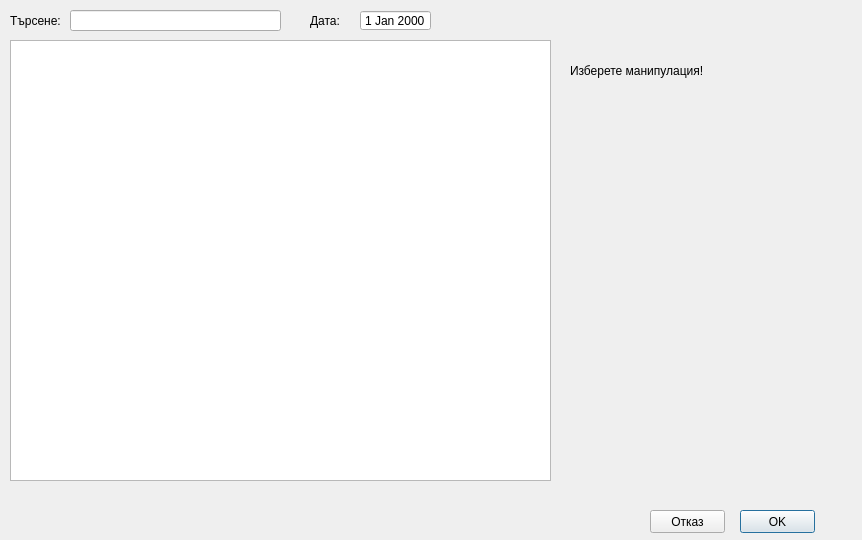
<?xml version="1.0" encoding="UTF-8"?>
<ui version="4.0">
 <class>ProcedureDialog</class>
 <widget class="QDialog" name="ProcedureDialog">
  <property name="geometry">
   <rect>
    <x>0</x>
    <y>0</y>
    <width>862</width>
    <height>540</height>
   </rect>
  </property>
  <property name="minimumSize">
   <size>
    <width>862</width>
    <height>540</height>
   </size>
  </property>
  <property name="maximumSize">
   <size>
    <width>862</width>
    <height>540</height>
   </size>
  </property>
  <property name="windowTitle">
   <string>ProcedureDialog</string>
  </property>
  <widget class="QTableView" name="tableView">
   <property name="geometry">
    <rect>
     <x>10</x>
     <y>40</y>
     <width>541</width>
     <height>441</height>
    </rect>
   </property>
  </widget>
  <widget class="QPushButton" name="okButton">
   <property name="geometry">
    <rect>
     <x>740</x>
     <y>510</y>
     <width>75</width>
     <height>23</height>
    </rect>
   </property>
   <property name="text">
    <string>OK</string>
   </property>
  </widget>
  <widget class="QPushButton" name="cancelButton">
   <property name="geometry">
    <rect>
     <x>650</x>
     <y>510</y>
     <width>75</width>
     <height>23</height>
    </rect>
   </property>
   <property name="text">
    <string>Отказ</string>
   </property>
  </widget>
  <widget class="QLabel" name="noTeethLabel">
   <property name="enabled">
    <bool>true</bool>
   </property>
   <property name="geometry">
    <rect>
     <x>570</x>
     <y>50</y>
     <width>241</width>
     <height>41</height>
    </rect>
   </property>
   <property name="text">
    <string>Изберете манипулация!</string>
   </property>
   <property name="wordWrap">
    <bool>true</bool>
   </property>
  </widget>
  <widget class="QLabel" name="label">
   <property name="geometry">
    <rect>
     <x>10</x>
     <y>10</y>
     <width>61</width>
     <height>21</height>
    </rect>
   </property>
   <property name="text">
    <string>Търсене:</string>
   </property>
  </widget>
  <widget class="QLineEdit" name="searchEdit">
   <property name="geometry">
    <rect>
     <x>70</x>
     <y>10</y>
     <width>211</width>
     <height>21</height>
    </rect>
   </property>
  </widget>
  <widget class="QLabel" name="selectedTeethLabel">
   <property name="geometry">
    <rect>
     <x>10</x>
     <y>480</y>
     <width>541</width>
     <height>41</height>
    </rect>
   </property>
   <property name="text">
    <string/>
   </property>
   <property name="wordWrap">
    <bool>true</bool>
   </property>
  </widget>
  <widget class="CommonFields" name="commonFields" native="true">
   <property name="geometry">
    <rect>
     <x>560</x>
     <y>40</y>
     <width>291</width>
     <height>211</height>
    </rect>
   </property>
  </widget>
  <widget class="QStackedWidget" name="stackedWidget">
   <property name="geometry">
    <rect>
     <x>560</x>
     <y>260</y>
     <width>291</width>
     <height>191</height>
    </rect>
   </property>
   <property name="currentIndex">
    <number>2</number>
   </property>
   <widget class="QWidget" name="empty"/>
   <widget class="ObturationView" name="obturWidget"/>
   <widget class="CrownView" name="crownWidget"/>
   <widget class="ImplantView" name="implantWidget"/>
   <widget class="FiberSplintView" name="fiberWidget"/>
  </widget>
  <widget class="QLabel" name="errorLabel">
   <property name="geometry">
    <rect>
     <x>570</x>
     <y>460</y>
     <width>281</width>
     <height>16</height>
    </rect>
   </property>
   <property name="text">
    <string/>
   </property>
  </widget>
  <widget class="QLabel" name="label_2">
   <property name="geometry">
    <rect>
     <x>310</x>
     <y>10</y>
     <width>41</width>
     <height>21</height>
    </rect>
   </property>
   <property name="text">
    <string>Дата:</string>
   </property>
  </widget>
  <widget class="DateEdit" name="dateEdit">
   <property name="geometry">
    <rect>
     <x>360</x>
     <y>10</y>
     <width>71</width>
     <height>21</height>
    </rect>
   </property>
   <property name="wrapping">
    <bool>false</bool>
   </property>
   <property name="frame">
    <bool>true</bool>
   </property>
   <property name="buttonSymbols">
    <enum>QAbstractSpinBox::NoButtons</enum>
   </property>
   <property name="currentSectionIndex">
    <number>0</number>
   </property>
  </widget>
  <zorder>noTeethLabel</zorder>
  <zorder>tableView</zorder>
  <zorder>okButton</zorder>
  <zorder>cancelButton</zorder>
  <zorder>label</zorder>
  <zorder>searchEdit</zorder>
  <zorder>selectedTeethLabel</zorder>
  <zorder>commonFields</zorder>
  <zorder>stackedWidget</zorder>
  <zorder>errorLabel</zorder>
  <zorder>label_2</zorder>
  <zorder>dateEdit</zorder>
 </widget>
 <layoutdefault spacing="6" margin="11"/>
 <customwidgets>
  <customwidget>
   <class>CommonFields</class>
   <extends>QWidget</extends>
   <header>CommonFields/CommonFields.h</header>
   <container>1</container>
  </customwidget>
  <customwidget>
   <class>CrownView</class>
   <extends>QWidget</extends>
   <header>ProcedureFields/CrownView.h</header>
   <container>1</container>
  </customwidget>
  <customwidget>
   <class>ObturationView</class>
   <extends>QWidget</extends>
   <header>ProcedureFields/ObturationView.h</header>
   <container>1</container>
  </customwidget>
  <customwidget>
   <class>ImplantView</class>
   <extends>QWidget</extends>
   <header>View/uiComponents/qt_derived/Widgets/ImplantView.h</header>
   <container>1</container>
  </customwidget>
  <customwidget>
   <class>FiberSplintView</class>
   <extends>QWidget</extends>
   <header>ProcedureFields/FiberSplintView.h</header>
   <container>1</container>
  </customwidget>
  <customwidget>
   <class>DateEdit</class>
   <extends>QDateEdit</extends>
   <header>View/uiComponents/qt_derived/DateEdit.h</header>
  </customwidget>
 </customwidgets>
 <resources/>
 <connections/>
</ui>
